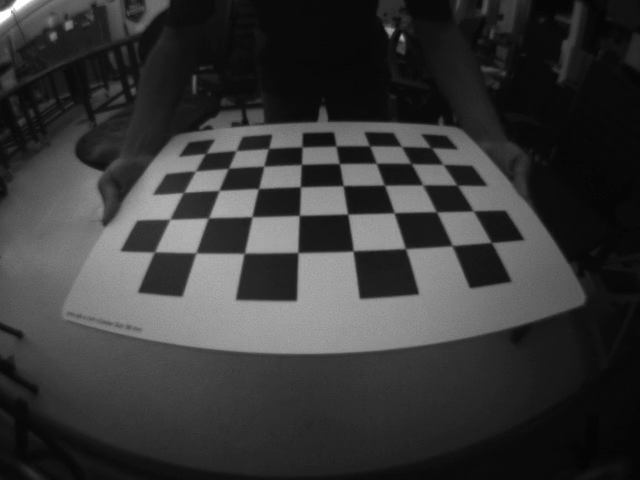
#> input picture frame 31 of opencv/src/py/chessboard.mp4, 640 x 480 px, given in place of tracking.mp4, which was not available
$ python Bitwise_Operations3.py
#> lines starting #> are read from the running program, lines starting #| are printed output that depends on the picture; after the words box and inside, x2 and y2 are one past the last pixel; in counts of white or black regions, pixels touching at a corner belong together; pictures that were not available may be replaced by others from this repository, and a replacement may not be noted
#!/home/sagar/opencv_ws/envs/bin/python

import cv2 as cv
import numpy as np
from matplotlib import pyplot as plt


class BitWis:
    """Masking and adding one image over another."""
    def __init__(self):
        try:
            # self.img = cv.imread("frame0001.jpg", 0)
            cap = cv.VideoCapture("tracking.mp4")
            if not cap.isOpened():
                print("Cannot open camera")
                exit()
            while True:
                # Capture frame
                ret, frame = cap.read()
#> frame is the input picture: shape (480, 640, 3); min 3, max 255, mean 55.5
                gray = cv.cvtColor(frame, cv.COLOR_BGR2GRAY)
                if not ret:
                    print("Can't receive frame (stream end?). Exiting ...")
                    exit()
                row, column = gray.shape
#> row = 480; column = 640
                self.roi = gray[137:row, 0:column]
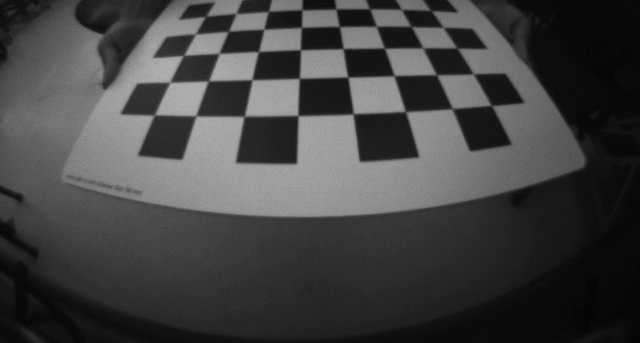
#> self.roi: shape (343, 640); min 3, max 181, mean 66.7
                self.masking()
                if cv.waitKey(0) == ord('q'):
                    break
        except cv.error:
            print("Did video end?")
            cv.destroyAllWindows()

    def masking(self):
        """Masking process."""
        # ret, thresh = cv.threshold(self.img, 59, 255, cv.THRESH_BINARY)  # bg mask
        ret, thresh = cv.threshold(self.roi, 50, 255, cv.THRESH_BINARY)  # bg mask
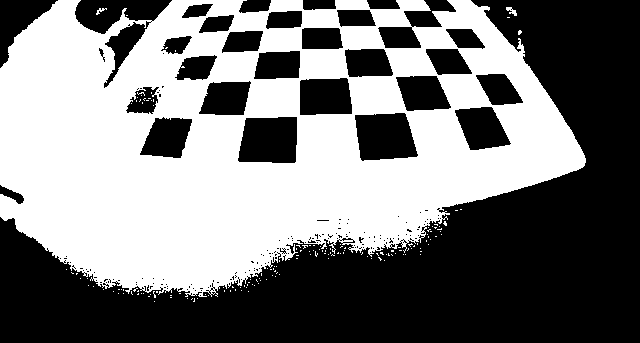
#> thresh: shape (343, 640); 48.3% white; 161 white regions (158 under 20 px), largest, box (x1, y1, x2, y2) and area: (0, 0, 586, 297) 105510, (506, 7, 517, 16) 50, (96, 8, 107, 15) 31
        laplacian = cv.Laplacian(self.roi, ddepth=-1, ksize=5)
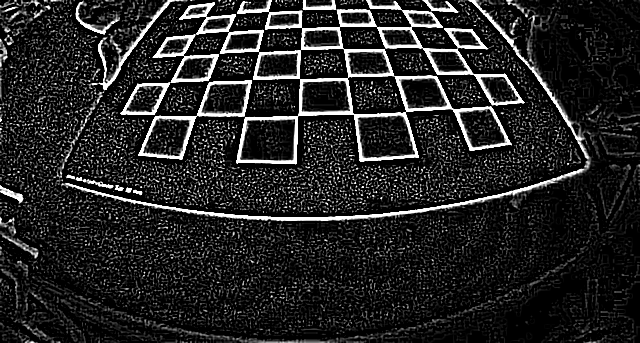
#> laplacian: shape (343, 640); min 0, max 255, mean 36.2
        edge = cv.Canny(self.roi, 40, 255)
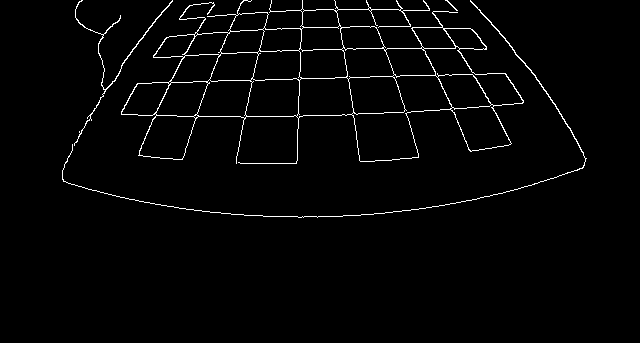
#> edge: shape (343, 640); 2.2% white in thin lines or dots, all inside (x1, y1, x2, y2) = (62, 0, 587, 218)
        mask = cv.bitwise_not(thresh)
        # [10 lines of commented-out code are left out]
        img_fg = cv.bitwise_and(self.roi, self.roi, mask=mask)
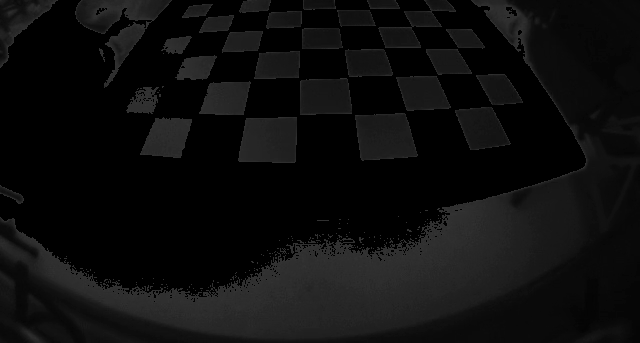
#> img_fg: shape (343, 640); min 0, max 50, mean 13.4
        img_fg = cv.cvtColor(img_fg, cv.COLOR_BGR2RGB)
#> img_fg: shape (343, 640, 3)
        # [8 lines of commented-out code are left out]

        cv.imshow("Display", thresh)


def main():
    BitWis()
#> (key q is pressed here)


if __name__ == "__main__":
    main()

$ run again, starting later in the video
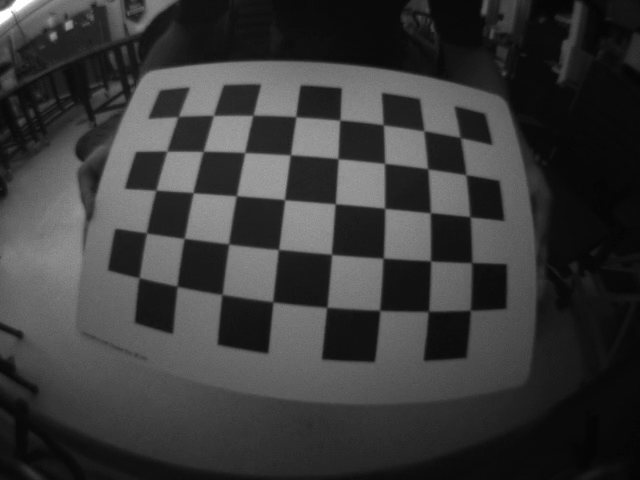
#> input picture frame 139 of opencv/src/py/chessboard.mp4, 640 x 480 px, given in place of tracking.mp4, which was not available
#> in __init__, frame is the input picture: shape (480, 640, 3); min 4, max 255, mean 57.5
#> in masking, `ret, thresh = cv.threshold(self.roi, 50, 255, cv.THRESH_BINARY)`:
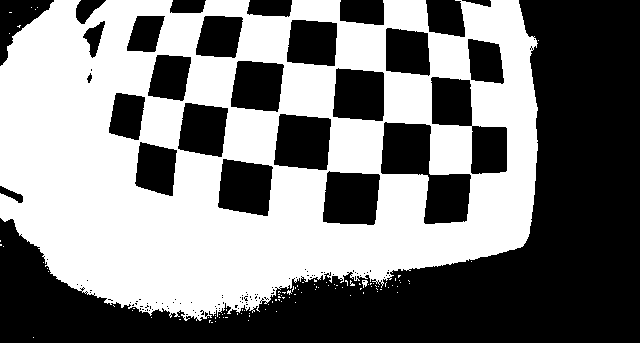
#> thresh: shape (343, 640); 49.7% white; 102 white regions (100 under 20 px), largest, box (x1, y1, x2, y2) and area: (0, 0, 538, 321) 108840, (362, 280, 368, 288) 30
#> edge: shape (343, 640); 1.8% white in thin lines or dots, all inside (x1, y1, x2, y2) = (75, 0, 508, 225)
#> in masking, `img_fg = cv.bitwise_and(self.roi, self.roi, mask=mask)`:
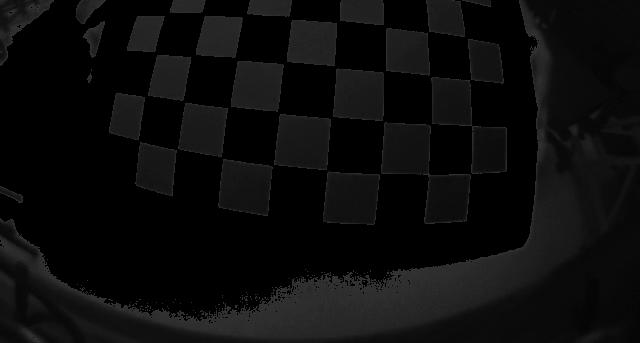
#> img_fg: shape (343, 640); min 0, max 50, mean 11.9

$ run again, starting later in the video
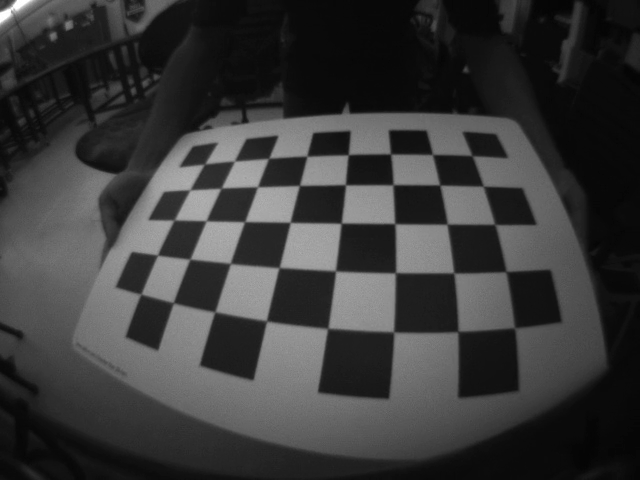
#> input picture frame 248 of opencv/src/py/chessboard.mp4, 640 x 480 px, given in place of tracking.mp4, which was not available
#> in __init__, frame is the input picture: shape (480, 640, 3); min 4, max 255, mean 57.6
#> in masking, `ret, thresh = cv.threshold(self.roi, 50, 255, cv.THRESH_BINARY)`:
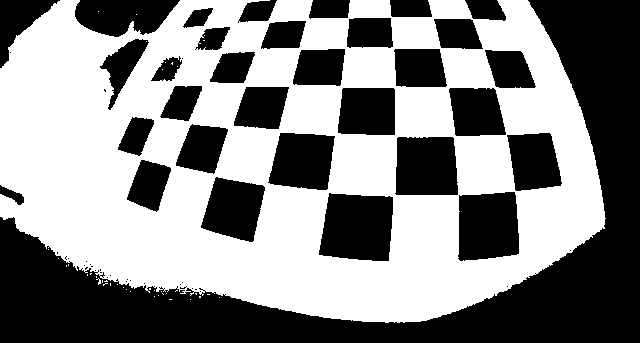
#> thresh: shape (343, 640); 53.4% white; 60 black regions (28 under 20 px), largest, box (x1, y1, x2, y2) and area: (0, 0, 640, 343) 51366, (319, 193, 393, 261) 4309, (458, 192, 519, 261) 3777
#> edge: shape (343, 640); 2.2% white in thin lines or dots, all inside (x1, y1, x2, y2) = (72, 0, 562, 262)
#> in masking, `img_fg = cv.bitwise_and(self.roi, self.roi, mask=mask)`:
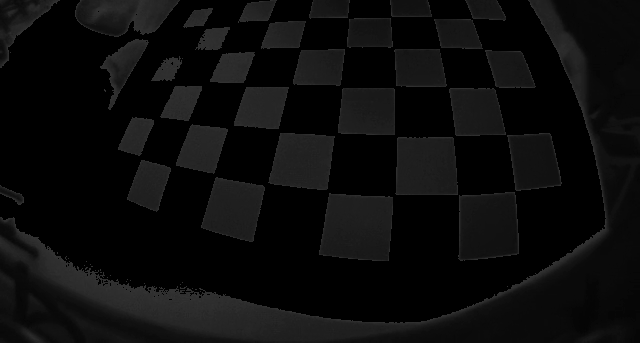
#> img_fg: shape (343, 640); min 0, max 50, mean 11.8
